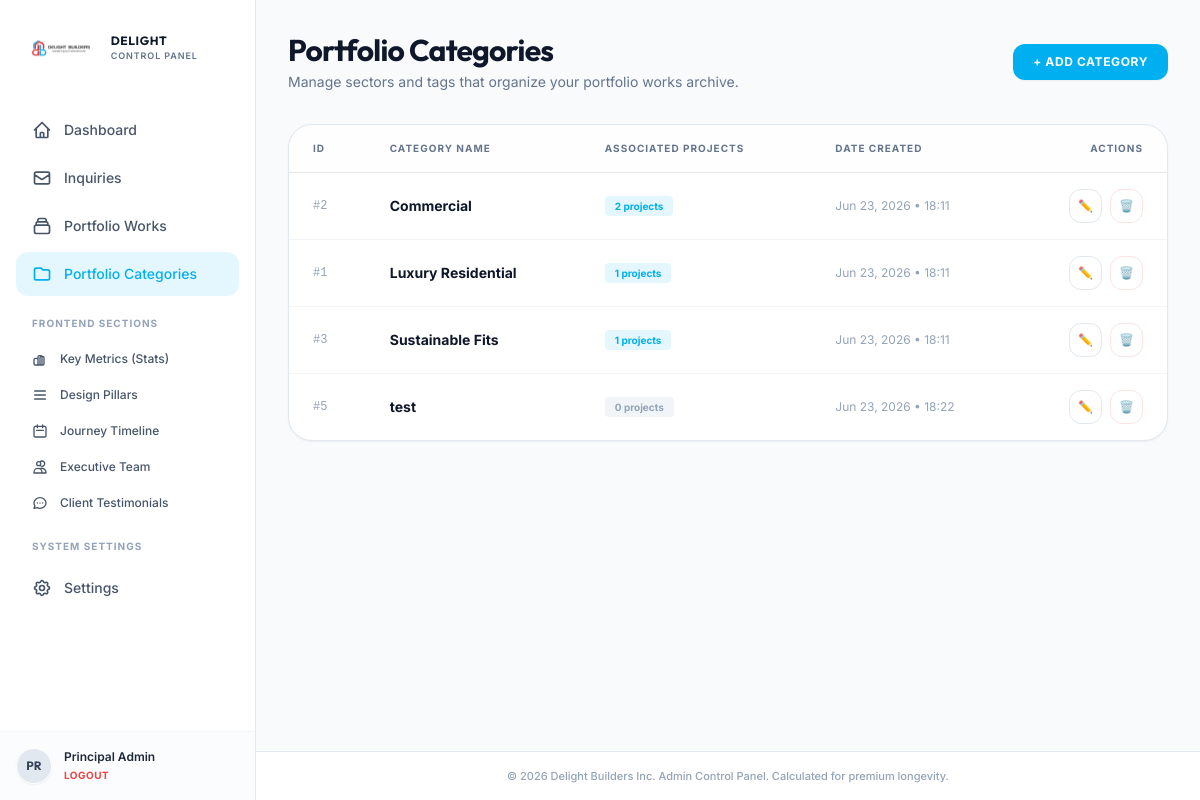
The app's page /admin/categories.php (signed in), older data.
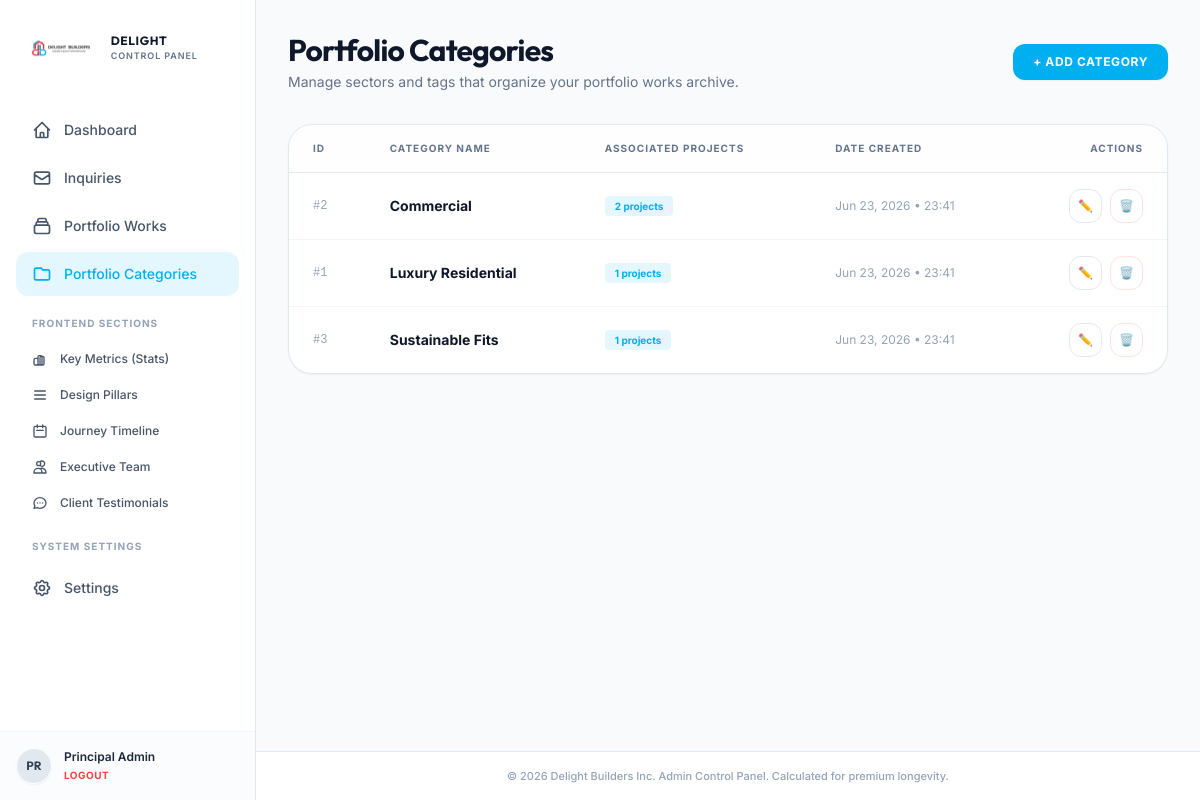
The same page, newer data.
### tables this page shows
CREATE TABLE IF NOT EXISTS `portfolio_categories` (
  `id` int NOT NULL AUTO_INCREMENT,
  `name` varchar(50) NOT NULL,
  `created_at` timestamp NOT NULL DEFAULT CURRENT_TIMESTAMP,
  PRIMARY KEY (`id`),
  UNIQUE KEY `name` (`name`)
);

### admin/categories.php (the view, shortened to what this page needs)
<?php
require_once 'admin_header.php';
$action = $_GET['action'] ?? 'list';
$categories = [];
if ($action === 'list') {
    try {
        $stmt = $pdo->query("SELECT c.*, COUNT(p.id) as project_count FROM portfolio_categories c LEFT JOIN portfolio p ON c.name = p.category GROUP BY c.id ORDER BY c.name ASC");
        $categories = $stmt->fetchAll();
    } catch (PDOException $e) {
        $error_msg = "Failed to fetch categories: " . $e->getMessage();
    }
}
?>
<div class="space-y-8">
    <div class="flex flex-col sm:flex-row sm:items-center sm:justify-between gap-4">
        <div>
            <h1 class="font-display font-bold text-3xl text-slate-900 tracking-tight">Portfolio Categories</h1>
            <p class="text-sm text-slate-500 mt-1">Manage sectors and tags that organize your portfolio works archive.</p>
        </div>
        <?php if ($action === 'list'): ?>
            <a href="categories.php?action=add" class="inline-flex items-center px-5 py-2.5 bg-[#00aff0] text-white hover:bg-[#009ece] text-xs font-bold uppercase tracking-wider rounded-xl transition-all duration-300 shadow-sm">
                + Add Category
            </a>
        <?php else: ?>
            <a href="categories.php" class="inline-flex items-center px-5 py-2.5 bg-white border border-slate-200 text-slate-700 hover:bg-slate-50 text-xs font-bold uppercase tracking-wider rounded-xl transition-all duration-300">
                &larr; Back to List
            </a>
        <?php endif; ?>
    </div>
    <?php if ($action === 'list'): ?>
        <div class="bg-white border border-slate-200 rounded-3xl overflow-hidden shadow-sm">
            <div class="overflow-x-auto">
                <table class="min-w-full divide-y divide-slate-150 text-left">
                    <thead class="bg-slate-50/20 text-[10px] font-bold text-slate-500 uppercase tracking-widest">
                        <tr>
                            <th class="px-6 py-4">ID</th>
                            <th class="px-6 py-4">Category Name</th>
                            <th class="px-6 py-4">Associated Projects</th>
                            <th class="px-6 py-4">Date Created</th>
                            <th class="px-6 py-4 text-right">Actions</th>
                        </tr>
                    </thead>
                    <tbody class="divide-y divide-slate-100 text-xs font-medium text-slate-700">
                        <?php if (count($categories) > 0): ?>
                            <?php foreach ($categories as $cat): ?>
                                <tr class="hover:bg-slate-50/20 transition-all duration-150">
                                    <td class="px-6 py-4 font-mono text-slate-400">
                                        #<?php echo $cat['id']; ?>
                                    </td>
                                    <td class="px-6 py-4 font-bold text-slate-900 text-sm">
                                        <?php echo htmlspecialchars($cat['name']); ?>
                                    </td>
                                    <td class="px-6 py-4">
                                        <span class="inline-flex items-center px-2.5 py-0.5 rounded text-[10px] font-bold <?php echo $cat['project_count'] > 0 ? 'bg-[#00aff0]/10 text-[#00aff0]' : 'bg-slate-100 text-slate-400'; ?>">
                                            <?php echo $cat['project_count']; ?> projects
                                        </span>
                                    </td>
                                    <td class="px-6 py-4 text-slate-400 font-normal">
                                        <?php echo date('M d, Y • H:i', strtotime($cat['created_at'])); ?>
                                    </td>
                                    <td class="px-6 py-4 text-right">
                                        <div class="flex justify-end gap-2">
                                            <a href="categories.php?action=edit&id=<?php echo $cat['id']; ?>" class="p-2 border border-slate-200 hover:border-[#00aff0] hover:text-[#00aff0] rounded-xl transition-all duration-300 bg-white" title="Edit Category">
                                                ✏️
                                            </a>
                                            <a href="categories.php?action=delete&id=<?php echo $cat['id']; ?>" onclick="return confirm('Are you sure you want to delete the category &quot;<?php echo htmlspecialchars($cat['name']); ?>&quot;?')" class="p-2 border border-red-100 hover:bg-red-50 text-red-500 rounded-xl transition-all duration-300 bg-white" title="Delete Category">
                                                🗑️
                                            </a>
                                        </div>
                                    </td>
                                </tr>
                            <?php endforeach; ?>
                        <?php endif; ?>
                    </tbody>
                </table>
            </div>
        </div>
    <?php endif; ?>
</div>
<?php
require_once 'admin_footer.php';
?>

Row changes from the older to the newer data that the page shows:
removed portfolio_categories: id "5", name "test", project_count "0", created_at "Jun 23, 2026 • 18:22"
changed portfolio_categories "Commercial": created_at "Jun 23, 2026 • 18:11" → "Jun 23, 2026 • 23:41"
changed portfolio_categories "Luxury Residential": created_at "Jun 23, 2026 • 18:11" → "Jun 23, 2026 • 23:41"
changed portfolio_categories "Sustainable Fits": created_at "Jun 23, 2026 • 18:11" → "Jun 23, 2026 • 23:41"
